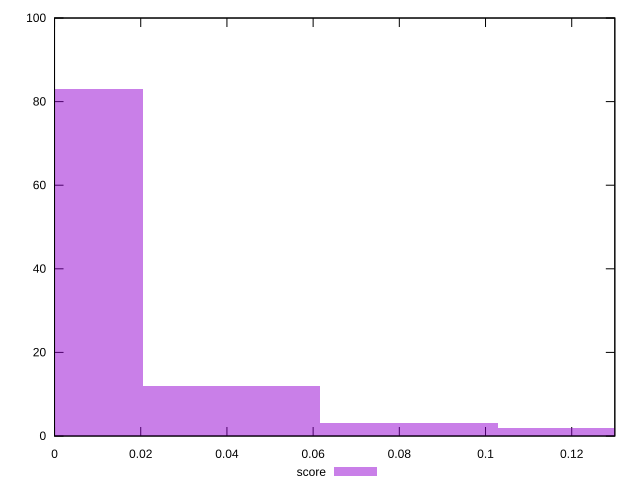

The script that saved this image:
reset

$score <<EOF
0 83
0.12341327102483657 2
0.08227551401655771 3
0.041137757008278854 12
EOF

set key outside below
set boxwidth 0.041137757008278854
set xrange [0:0.13]
set yrange [0:100]
set trange [0:100]
set style fill transparent solid 0.5 noborder
set terminal svg size 640, 490 enhanced background rgb 'white'
set output "report_00015_2021-02-09T16-11-33.973Z/max-potential-fid/samples/pages/score/histogram.svg"

plot $score title "score" with boxes

reset
